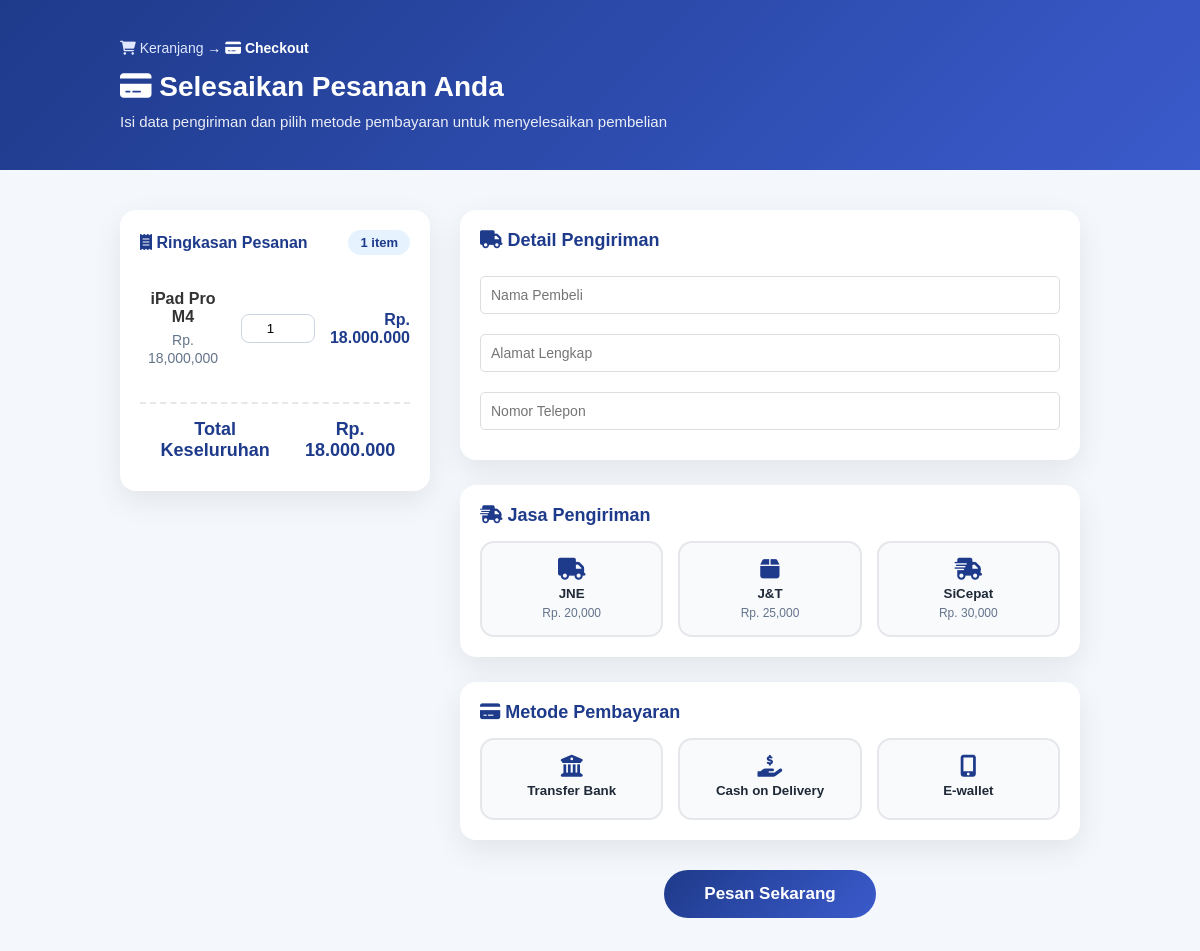
/checkout.php?id=33, run on the app's committed database.
### tables this page shows
CREATE TABLE `tb_product` (
  `product_id` int(11) NOT NULL,
  `category_id` int(11) NOT NULL,
  `product_name` varchar(100) NOT NULL,
  `product_price` int(11) NOT NULL,
  `product_description` text NOT NULL,
  `product_image` varchar(100) NOT NULL,
  `product_status` tinyint(1) NOT NULL,
  `data_created` timestamp NOT NULL DEFAULT current_timestamp()
);

### checkout.php (the view, shortened to what this page needs)
<?php
include 'db.php';
$product_id_from_url = isset($_GET['id']) ? $_GET['id'] : null;
if ((!isset($_SESSION['keranjang']) || empty($_SESSION['keranjang'])) && $product_id_from_url) {
    $produk = mysqli_query($conn, "SELECT * FROM tb_product WHERE product_id = '$product_id_from_url'");
}
$total = 0;
foreach ($_SESSION['keranjang'] as $product_id => $item) {
    $total += $item['harga'] * $item['jumlah'];
}
?>
<!DOCTYPE html>
<html>
<head>
    <link rel="stylesheet" href="style.css">
    <link rel="stylesheet" href="https://cdnjs.cloudflare.com/ajax/libs/font-awesome/6.0.0/css/all.min.css">
</head>
<body>
    <div class="checkout-section">
        <div class="checkout-header">
            <div class="container">
                <div class="breadcrumb">
                    <a href="keranjang.php"><i class="fas fa-shopping-cart"></i> Keranjang</a>
                    <span class="separator">→</span>
                    <span class="active"><i class="fas fa-credit-card"></i> Checkout</span>
                </div>
                <h1><i class="fas fa-credit-card"></i> Selesaikan Pesanan Anda</h1>
                <p class="subtitle">Isi data pengiriman dan pilih metode pembayaran untuk menyelesaikan pembelian</p>
            </div>
        </div>
        <div class="container">
            <div class="checkout-layout">
                <div class="checkout-left">
                    <div class="box order-summary">
                        <div class="summary-header">
                            <h4><i class="fas fa-receipt"></i> Ringkasan Pesanan</h4>
                            <span class="item-count"><?php echo count($_SESSION['cart']); ?> item</span>
                        </div>
                        <div class="order-items">
                            <?php foreach ($_SESSION['cart'] as $item) { ?>
                                <div class="order-item">
                                    <div class="item-details">
                                        <span class="item-name"><?php echo $item['product_name'] ?></span>
                                        <span class="item-price">Rp. <?php echo number_format($item['product_price']) ?></span>
                                    </div>
                                    <div class="item-quantity">
                                        <input type="number" name="quantity[]" value="<?php echo $item['quantity'] ?>" min="1" class="quantity-input">
                                    </div>
                                    <div class="item-total">Rp. <?php echo number_format($item['product_price'] * $item['quantity']) ?></div>
                                </div>
                            <?php } ?>
                        </div>
                        <div class="order-total">
                            <div class="total-row grand-total">
                                <span><strong>Total Keseluruhan</strong></span>
                                <span id="grand-total"><strong>Rp. <?php echo number_format($total) ?></strong></span>
                            </div>
                        </div>
                    </div>
                </div>
                <div class="checkout-right">
                    <form action="proses-checkout.php" method="POST">
                        <div class="box shipping-details">
                            <h4><i class="fas fa-truck"></i> Detail Pengiriman</h4>
                            <input type="text" name="name" placeholder="Nama Pembeli" class="input-control" required>
                            <input type="text" name="address" placeholder="Alamat Lengkap" class="input-control" required>
                            <input type="text" name="phone" placeholder="Nomor Telepon" class="input-control" required>
                        </div>
                        <div class="box shipping-options">
                            <h4><i class="fas fa-shipping-fast"></i> Jasa Pengiriman</h4>
                            <div class="option-grid">
                                <button type="button" class="option-btn btn-shipping" data-value="JNE">
                                    <i class="fas fa-truck"></i>
                                    <span>JNE</span>
                                    <small>Rp. 20,000</small>
                                </button>
                                <button type="button" class="option-btn btn-shipping" data-value="J&T">
                                    <i class="fas fa-box"></i>
                                    <span>J&T</span>
                                    <small>Rp. 25,000</small>
                                </button>
                                <button type="button" class="option-btn btn-shipping" data-value="SiCepat">
                                    <i class="fas fa-shipping-fast"></i>
                                    <span>SiCepat</span>
                                    <small>Rp. 30,000</small>
                                </button>
                            </div>
                        </div>
                        <div class="box payment-options">
                            <h4><i class="fas fa-credit-card"></i> Metode Pembayaran</h4>
                            <div class="option-grid">
                                <button type="button" class="option-btn btn-payment" data-value="Transfer Bank">
                                    <i class="fas fa-university"></i>
                                    <span>Transfer Bank</span>
                                </button>
                                <button type="button" class="option-btn btn-payment" data-value="COD">
                                    <i class="fas fa-hand-holding-usd"></i>
                                    <span>Cash on Delivery</span>
                                </button>
                                <button type="button" class="option-btn btn-payment" data-value="e-wallet">
                                    <i class="fas fa-mobile-alt"></i>
                                    <span>E-wallet</span>
                                </button>
                            </div>
                        </div>
                        <div class="checkout-actions">
                            <input type="submit" name="checkout" value="Pesan Sekarang" class="btn btn-primary">
                        </div>
                    </form>
                </div>
            </div>
        </div>
    </div>
</body>
</html>

### style.css (style rules this page uses)
* { padding: 0; margin: 0; font-family: 'Quicksand', sans-serif; }
body { background-color: #f8f8f8; display: flex; flex-direction: column; min-height: 100vh; }
a { color: inherit; text-decoration: none; }
.input-control { width: 100%; padding: 10px; margin: 10px 0; border: 1px solid #ddd; border-radius: 5px; font-size: 14px; box-sizing: border-box; }
.btn { display: inline-block; padding: 10px 20px; background: #1E3A8A; color: #fff; text-decoration: none; border-radius: 5px; font-size: 16px; text-align: center; transition: background-color 0.3s ease, transform 0.2s ease; margin-bottom: 5px; cursor: pointer; border: none; }
.container { width: 80%; margin: 0 auto; }
.container:after { content: ''; display: block; clear: both; }
.box { background-color: #fff; border: 1px solid #ccc; padding: 15px; box-sizing: border-box; margin: 10px 0 25px 0; }
.box:after { content: ""; display: block; clear: both; }
.checkout-section { background: #f4f7fb; padding-bottom: 50px; }
.checkout-header { background: linear-gradient(135deg, #1E3A8A, #3b5bcc); color: #fff; padding: 40px 0; margin-bottom: 30px; }
.checkout-header h1 { font-size: 28px; margin-bottom: 10px; }
.checkout-header .subtitle { opacity: 0.9; font-size: 15px; }
.breadcrumb { margin-bottom: 15px; font-size: 14px; }
.breadcrumb a { color: #e0e7ff; }
.breadcrumb .active { color: #fff; font-weight: 600; }
.checkout-layout { display: flex; gap: 30px; margin-top: 20px; }
.checkout-left { flex: 1; text-align: center; }
.checkout-right { flex: 2; }
.order-summary, .shipping-details, .shipping-options, .payment-options { background: #ffffff; border-radius: 16px; box-shadow: 0 10px 30px rgba(0,0,0,0.08); padding: 20px; margin-bottom: 25px; border: none; }
.summary-header { display: flex; justify-content: space-between; align-items: center; margin-bottom: 20px; }
.summary-header h4 { color: #1E3A8A; margin-bottom: 0; }
.item-count { background: #e6f3ff; color: #1E3A8A; padding: 5px 12px; border-radius: 20px; font-size: 13px; font-weight: 600; }
.shipping-details h4, .shipping-options h4, .payment-options h4 { color: #1E3A8A; margin-bottom: 15px; font-size: 18px; }
.order-items { margin-bottom: 20px; }
.order-item { display: flex; justify-content: space-between; align-items: center; gap: 15px; padding: 15px 0; border-bottom: 1px solid #eee; }
.order-item:last-child { border-bottom: none; }
.item-details { flex: 2; }
.item-name { font-weight: 600; color: #333; display: block; margin-bottom: 5px; }
.item-price { font-size: 14px; color: #64748b; }
.item-quantity { flex: 1; }
.quantity-input { width: 60px; padding: 6px; border-radius: 8px; border: 1px solid #cbd5e1; text-align: center; }
.item-total { flex: 1; text-align: right; font-weight: 600; color: #1E3A8A; }
.order-total { margin-top: 20px; border-top: 2px dashed #e5e7eb; padding-top: 15px; }
.total-row { display: flex; justify-content: space-between; margin-bottom: 10px; font-size: 16px; }
.grand-total { font-size: 18px; color: #1E3A8A; font-weight: bold; }
.option-grid { display: grid; grid-template-columns: repeat(auto-fit, minmax(140px, 1fr)); gap: 15px; }
.option-btn { display: flex; flex-direction: column; align-items: center; padding: 15px; background: #f8fafc; border: 2px solid #e5e7eb; border-radius: 14px; cursor: pointer; transition: all 0.3s ease; text-align: center; }
.option-btn i { font-size: 22px; color: #1E3A8A; margin-bottom: 6px; }
.option-btn span { font-weight: 600; color: #1f2937; margin-bottom: 5px; }
.option-btn small { font-size: 12px; color: #64748b; }
.checkout-actions { text-align: center; margin-top: 30px; }
.btn-primary { background: linear-gradient(135deg, #1E3A8A, #3b5bcc); color: #fff; padding: 14px 40px; border: none; border-radius: 30px; font-size: 17px; font-weight: bold; cursor: pointer; transition: all 0.3s ease; }

### data on the page
tb_product: product_name "iPad Pro M4", product_price "18,000,000", product_status "1"

### other printed values
count($_SESSION['cart']) "1"
